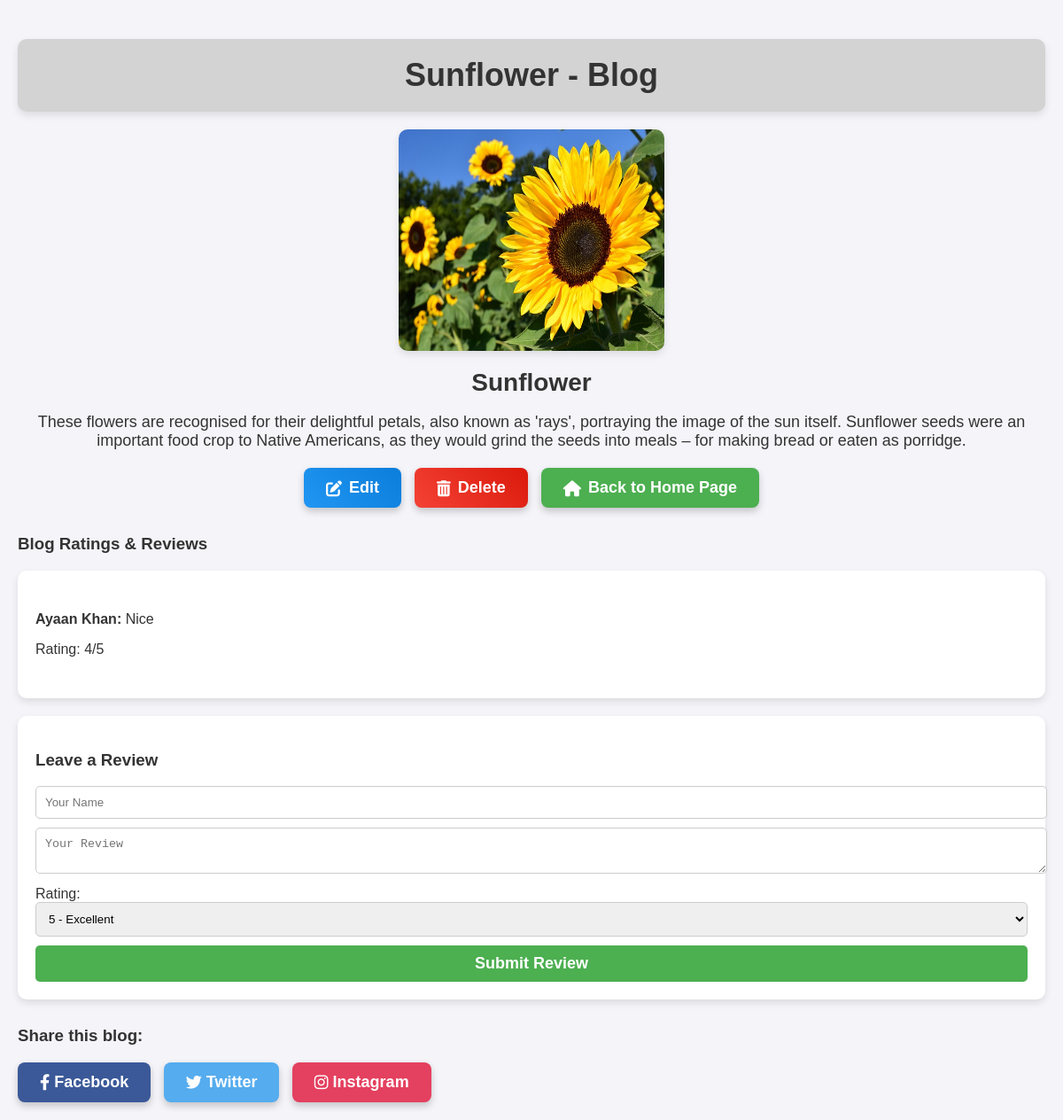
Screenshot of /product/4/ with the database file from the repository.
### gallery/models.py (models this page shows, shortened)
class Product(models.Model):
	name = models.CharField(max_length=255)
	description = models.TextField()
	image = models.ImageField(upload_to='products/')
	created_at = models.DateTimeField(auto_now_add=True)
	updated_at = models.DateTimeField(auto_now=True)

class Review(models.Model):
    product = models.ForeignKey(Product, related_name='reviews', on_delete=models.CASCADE)
    author = models.CharField(max_length=255)
    comment = models.TextField()
    rating = models.PositiveIntegerField()

### gallery/views.py (the view)
# urls.py: path('product/<int:pk>/', views.product_detail, name='product_detail'),
def product_detail(request, pk):
    product = get_object_or_404(Product, pk=pk)
    if request.method == 'POST':
        form = ReviewForm(request.POST)
        if form.is_valid():
            review = form.save(commit=False)
            review.product = product
            review.save()
            return redirect('product_detail', pk=product.pk)
    else:
        form = ReviewForm()
    return render(request, 'page2.html', {'product': product, 'form': form})

### gallery/forms.py
class ReviewForm(forms.ModelForm):
    class Meta:
        model = Review
        fields = ['author', 'comment', 'rating']

### gallery/templates/page2.html (shortened to what this page needs)
<!DOCTYPE html>
<html lang="en">
<head>
  <link rel="stylesheet" href="https://cdnjs.cloudflare.com/ajax/libs/font-awesome/6.0.0-beta3/css/all.min.css">
</head>
<body>
  <h1 class="highlight">{{ product.name }} - Blog</h1>
  <div class="product-image">
    <img id="productImg" src="{{ product.image.url }}" alt="{{ product.name }}" width="300" height="250" style="cursor: pointer;">
  </div>
  <h2 class="product-info1">{{ product.name }}</h2>
  <p class="product-info2">{{ product.description }}</p>
  <div class="actions">
    <div class="tooltip">
      <a href="{% url 'edit_product' product.pk %}" class="btn btn-edit">
        <i class="fas fa-edit"></i>Edit
      </a>
    </div>
    <div class="tooltip">
      <a href="{% url 'delete_product' product.pk %}" class="btn btn-delete">
        <i class="fas fa-trash-alt"></i>Delete
      </a>
    </div>
    <div class="tooltip">
      <a href="{% url 'product_list' %}" class="btn">
        <i class="fas fa-home"></i>Back to Home Page
      </a>
    </div>
  </div>
  <div class="reviews">
    <h3>Blog Ratings & Reviews</h3>
    <div class="review-list">
      {% for review in product.reviews.all %}
      <div class="review-item">
        <p><strong>{{ review.author }}:</strong> {{ review.comment }}</p>
        <p>Rating: {{ review.rating }}/5</p>
      </div>
      {% endfor %}
    </div>
  </div>
  <div class="review-form">
    <h3>Leave a Review</h3>
    <form action="{% url 'add_review' product.pk %}" method="post">
      <input type="text" name="author" placeholder="Your Name" required>
      <textarea name="comment" placeholder="Your Review" required></textarea>
      <label for="rating">Rating:</label>
      <select name="rating" id="rating">
        <option value="5">5 - Excellent</option>
      </select>
      <button type="submit" class="btn-submit">Submit Review</button>
    </form>
  </div>
  <div class="social-sharing">
    <h3>Share this blog:</h3>
    <a href="https://www.facebook.com/sharer/sharer.php?u={{ request.build_absolute_uri }}" class="btn btn-facebook"><i class="fab fa-facebook-f"></i> Facebook</a>
    <a href="https://twitter.com/intent/tweet?url={{ request.build_absolute_uri }}" class="btn btn-twitter"><i class="fab fa-twitter"></i> Twitter</a>
    <a href="https://www.instagram.com/" class="btn btn-instagram" target="_blank"><i class="fab fa-instagram"></i> Instagram</a>
  </div>
</body>
</html>

### gallery/templates/page2.html (style rules this page uses)
body { font-family: Arial, sans-serif; background-color: #f4f4f9; color: #333; margin: 0; padding: 20px; }
.highlight { background-color: #D3D3D3; color: #333; padding: 20px; border-radius: 10px; box-shadow: 0 4px 8px rgba(0, 0, 0, 0.1); text-align: center; font-size: 36px; margin-bottom: 20px; }
.product-info1 { font-size: 28px; margin: 10px 0; text-align: center; }
.product-info2 { font-size: 18px; text-align: center; margin-bottom: 20px; }
.product-image { display: flex; justify-content: center; margin-bottom: 20px; }
.product-image img { border-radius: 10px; box-shadow: 0 4px 8px rgba(0, 0, 0, 0.1); }
.actions { display: flex; justify-content: center; gap: 15px; margin-bottom: 20px; }
.btn { background-color: #4CAF50; color: #ffffff; padding: 12px 25px; border: none; border-radius: 8px; cursor: pointer; text-decoration: none; font-size: 18px; font-weight: bold; transition: background-color 0.3s, box-shadow 0.3s, transform 0.2s; box-shadow: 0 4px 8px rgba(0, 0, 0, 0.2); display: inline-flex; align-items: center; }
.btn i { margin-right: 8px; }
.btn-edit { background-color: #2196F3; background-image: linear-gradient(45deg, #2196F3, #0b7dda); }
.btn-delete { background-color: #f44336; background-image: linear-gradient(45deg, #f44336, #da190b); }
.tooltip { position: relative; display: inline-block; }
.reviews, .social-sharing { margin-top: 30px; }
.review-list { background-color: #fff; padding: 20px; border-radius: 10px; box-shadow: 0 4px 8px rgba(0, 0, 0, 0.1); }
.review-item { border-bottom: 1px solid #ddd; padding: 10px 0; }
.review-item:last-child { border-bottom: none; }
.review-form { background-color: #fff; padding: 20px; border-radius: 10px; box-shadow: 0 4px 8px rgba(0, 0, 0, 0.1); margin-top: 20px; }
.review-form textarea, .review-form input[type="text"], .review-form select { width: 100%; padding: 10px; border-radius: 5px; border: 1px solid #ccc; margin-bottom: 10px; }
.review-form .btn-submit { background-color: #4CAF50; padding: 10px 20px; border: none; border-radius: 5px; cursor: pointer; color: white; font-weight: bold; width: 100%; font-size: 18px; }
.social-sharing .btn { background-color: #3b5998; margin-right: 10px; }
.social-sharing .btn-twitter { background-color: #55acee; margin-right: 10px; }
.social-sharing .btn-instagram { background-color: #e4405f; }
.social-sharing .btn i { margin-right: 5px; }

### rows the page displays
Product: name "Sunflower", image (picture), description "These flowers are recognised for their delightful petals, also known as 'rays', portraying the image of the sun itself. Sunflower seeds were an important food crop to Native Americans, as they would grind the seeds into meals – for making bread or eaten as porridge."
Review: author "Ayaan Khan", comment "Nice", rating "4"
